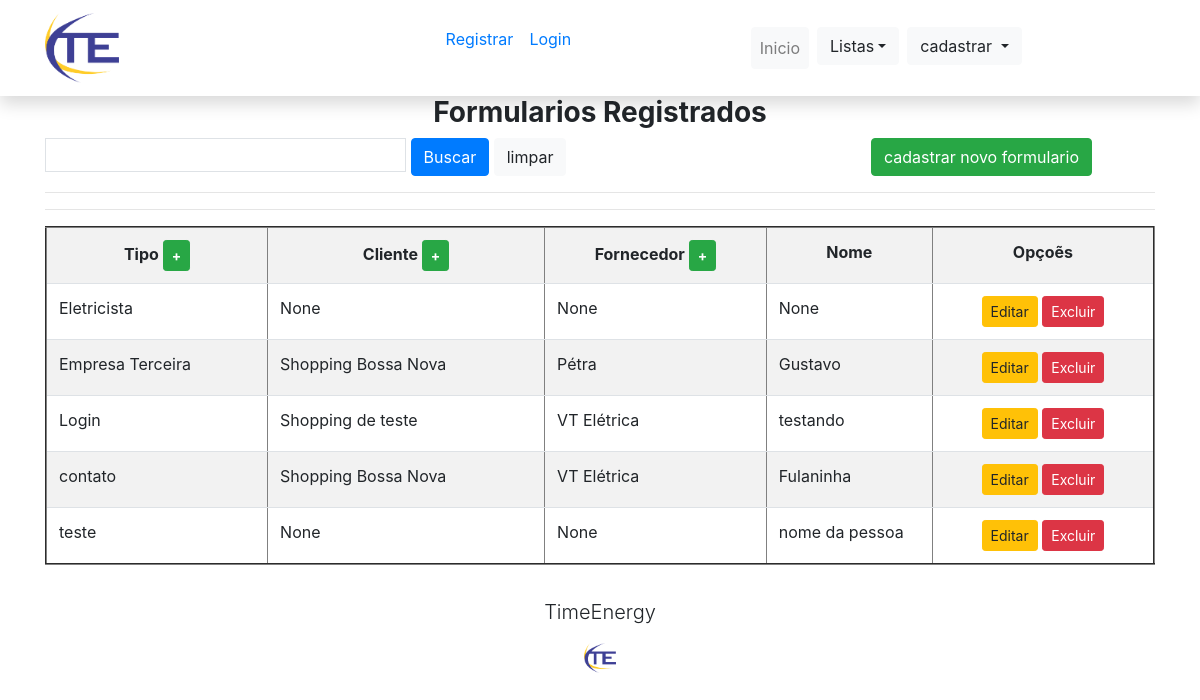
The page / on the database its author committed.
### dadoste/formulario/models.py (models this page shows, shortened)
class Formularios(models.Model):
    tipo = models.ForeignKey(
        Tipo, on_delete=models.PROTECT)
    cliente = models.ForeignKey(
        Cliente, on_delete=models.PROTECT, null=True, blank=True, unique=True)
    fornecedor = models.ForeignKey(
        Fornecedor, on_delete=models.PROTECT, null=True, blank=True)
    cnpj = models.CharField(
        max_length=14, verbose_name='CPF/CNPJ',
        null=True, blank=True)
    nome = models.CharField(
        max_length=60, verbose_name='Nome', null=True, blank=True)
    nr_contato = models.CharField(
        max_length=14,null=True, blank=True, verbose_name='Telefone', )
    email = models.EmailField(
        max_length=70,verbose_name='Email', null=True , blank=True)
    validacao_contrato = models.CharField(
        max_length=14,null=True,
        blank=True, verbose_name='Validação de contrato')
    validade_certificacao = models.DateField(
        null=True, blank=True, verbose_name='Validade de certificação')
    descricao = models.TextField(null=True, blank=True)
    class Meta:
        verbose_name = ('Formulario Geral')
        verbose_name_plural = ('Formulario Geral')
        ordering = ['tipo']

### dadoste/categoria/models.py (models this page shows)
class Tipo(models.Model):
    nome = models.CharField(max_length=60, verbose_name='Nome')
    descricao = models.TextField(
        null=True, blank=True)
    def __str__(self) -> str:
        return str(self.nome)
    class Meta:
        verbose_name = ('Tipo')
        verbose_name_plural = ('Tipos')
        ordering = ["nome"]

class Cliente(models.Model):
    nome = models.CharField(max_length=60, verbose_name='Nome')
    descricao = models.TextField(
        null=True, blank=True)
    def __str__(self) -> str:
        return str(self.nome)
    class Meta:
        verbose_name = ('Cliente')
        verbose_name_plural = ('Clientes')
        ordering = ["nome"]

class Fornecedor(models.Model):
    nome = models.CharField(max_length=60, verbose_name='Nome')
    descricao = models.TextField(
        null=True, blank=True)
    def __str__(self) -> str:
        return str(self.nome)
    class Meta:
        verbose_name = ('Fornecedor')
        verbose_name_plural = ('Fornecedores')
        ordering = ["nome"]

### dadoste/formulario/views.py (the view)
# urls.py: path('', FormularioLista.as_view(), name='listar' ),
class FormularioLista(ListView):
    model = Formularios
    template_name = 'formulario/listas/formulario.html'

### dadoste/formulario/templates/formulario/listas/formulario.html (shortened to what this page needs)
{% extends 'paginas/modelo.html'  %}
{% load static %}
{% load crispy_forms_tags %}
{% block conteudo %}
<div class="txt" style="text-align: center;" >
    <h3><b>Formularios Registrados</b></h3>
    </div>
<div>
    <input type="text" name="tipo" id="" value=" {{ request.GET.tipo }}" class="p-1 border"
    autocomplete="off" size="30" placeholder="Busca">
    <button type="submit" class="btn btn-primary">Buscar</button>
    <a href="{% url 'listar' %}" class="btn btn-light">limpar</a>
    <a href="{% url 'cadastro' %}" style="position: relative; left: 300px;"class="btn btn-success">cadastrar novo formulario</a>
<hr>
<hr>
    <table class="table table-striped " border="2px">
        <tr>
            <th width="20%" height="40"><center>Tipo
                <a href="{% url 'tipo-cadastro' %}" class="btn btn-success btn-sm"
                title="Editar"><b>+</b></a></a></center></th>
            <th width="25%" height="40"><center>Cliente
                <a><a href="{% url 'cliente-cadastro' %}" class="btn btn-success btn-sm"
                    title="Editar"><b>+</b></a></a></center></th>
            <th width="20%" height="40"><center>Fornecedor
                <a><a href="{% url 'fornecedor-cadastro' %}" class="btn btn-success btn-sm"
                    title="Editar"><b>+</b></a></a></center></th>
            <th width="15%" height="40"><center>Nome</center></th>
            <th width="20%" height="40"><center>Opçoẽs</center></th>
        </tr>
        {% for formulario in object_list %}
        <tr>
            <td height="">{{ formulario.tipo }}</td>
            <td>{{ formulario.cliente }}</td>
            <td>{{ formulario.fornecedor }}</td>
            <td>{{ formulario.nome }}</td>
            <td>
                <center>
                <a href="{% url 'update' formulario.pk %}" class="btn btn-warning btn-sm"
                    title="Editar">Editar</a>
                <a href="{% url 'excluir' formulario.pk %}" class="btn btn-danger btn-sm "
                    title="Excluir">Excluir</a>
            </td>
        </tr>
        {% empty %}
        <tr>
            <td colspan="5">Nenhum registro!</td> ></td>
        </tr>
        {% endfor %}
    </table>
{% endblock %}

### rows shown on the page
Formularios: tipo "Eletricista", cliente "None", fornecedor "None", nome "None"
Formularios: tipo "Empresa Terceira", cliente "Shopping Bossa Nova", fornecedor "Pétra", nome "Gustavo"
Formularios: tipo "Login", cliente "Shopping de teste", fornecedor "VT Elétrica", nome "testando"
Formularios: tipo "contato", cliente "Shopping Bossa Nova", fornecedor "VT Elétrica", nome "Fulaninha"
Formularios: tipo "teste", cliente "None", fornecedor "None", nome "nome da pessoa"
